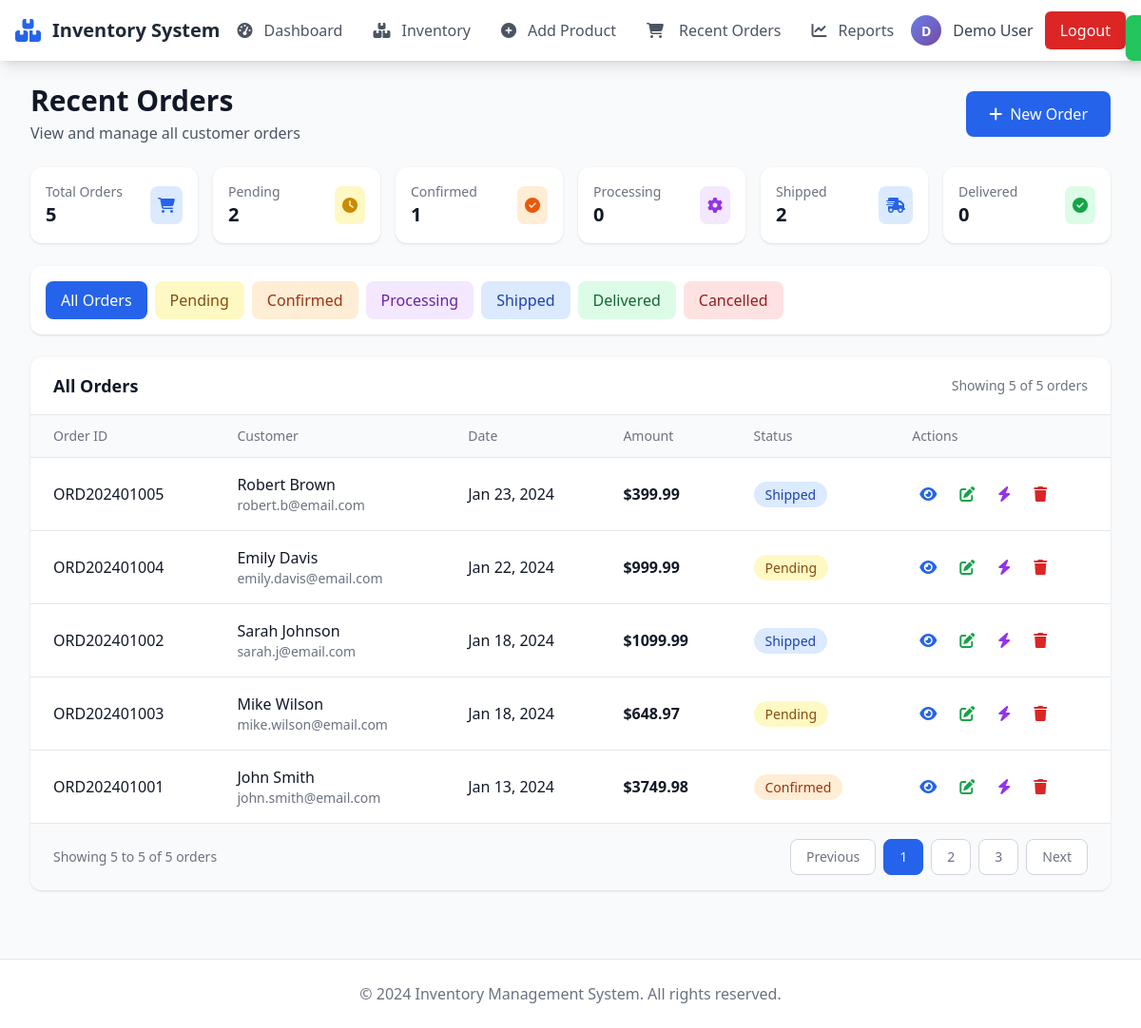
The page /orders (signed in) on the database as committed earlier.
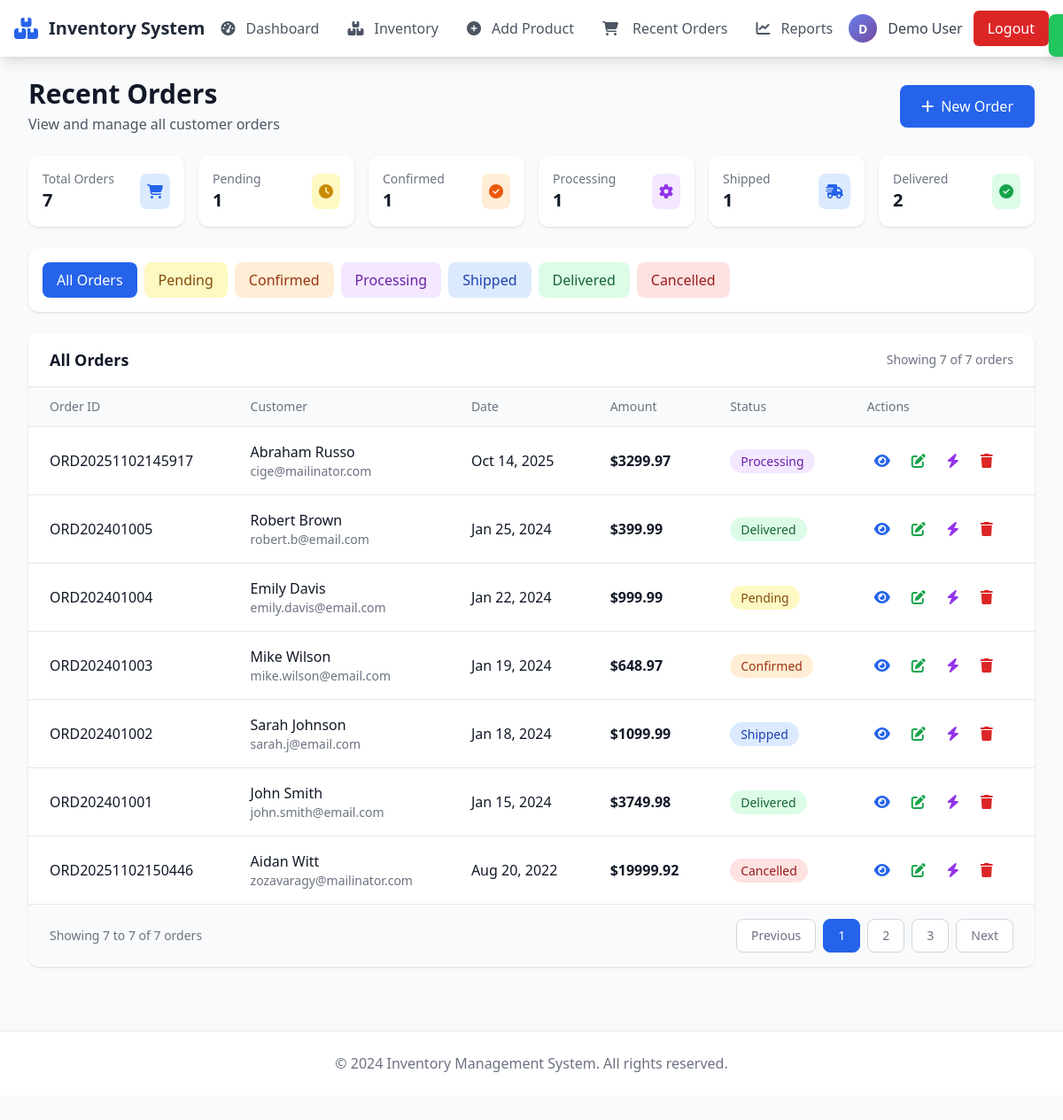
The same page on the database as committed later.
### app.py (models this page shows)
class Order(db.Model):
    __tablename__ = 'orders'
    id = db.Column(db.Integer, primary_key=True)
    order_id = db.Column(db.String(20), unique=True, nullable=False)
    customer_name = db.Column(db.String(100), nullable=False)
    customer_email = db.Column(db.String(100))
    customer_phone = db.Column(db.String(20))
    order_date = db.Column(db.DateTime, nullable=False, default=datetime.utcnow)
    amount = db.Column(db.Float, nullable=False)
    status = db.Column(db.String(20), nullable=False, default='Pending')
    tracking_number = db.Column(db.String(50))
    shipping_address = db.Column(db.Text)
    notes = db.Column(db.Text)
    created_at = db.Column(db.DateTime, default=datetime.utcnow)
    updated_at = db.Column(db.DateTime, default=datetime.utcnow, onupdate=datetime.utcnow)
    items = db.relationship('OrderItem', backref='order', cascade='all, delete-orphan')

### app.py (the view)
@app.route('/orders')
def orders():
    if 'user_id' not in session:
        return redirect(url_for('login'))
    orders_list = Order.query.order_by(Order.order_date.desc()).all()
    return render_template('recent_orders.html', orders=orders_list)

### templates/recent_orders.html (shortened to what this page needs)
{% extends "base.html" %}
{% block content %}
<div class="space-y-6">
    <div class="flex justify-between items-center">
        <div>
            <h1 class="text-3xl font-bold text-gray-900">Recent Orders</h1>
            <p class="text-gray-600 mt-1">View and manage all customer orders</p>
        </div>
        <div class="flex space-x-4">
            <a href="{{ url_for('create_order') }}"
               class="bg-blue-600 text-white px-6 py-3 rounded-lg hover:bg-blue-700 transition-colors flex items-center">
                <i class="fas fa-plus mr-2"></i>
                New Order
            </a>
        </div>
    </div>
    <div class="grid grid-cols-1 md:grid-cols-6 gap-4">
        <div class="bg-white rounded-xl shadow p-4">
            <div class="flex items-center justify-between">
                <div>
                    <p class="text-sm text-gray-500">Total Orders</p>
                    <p class="text-xl font-bold text-gray-900">{{ orders|length }}</p>
                </div>
                <div class="bg-blue-100 p-2 rounded-lg">
                    <i class="fas fa-shopping-cart text-blue-600"></i>
                </div>
            </div>
        </div>
        <div class="bg-white rounded-xl shadow p-4">
            <div class="flex items-center justify-between">
                <div>
                    <p class="text-sm text-gray-500">Pending</p>
                    <p class="text-xl font-bold text-gray-900">{{ orders|selectattr('status', 'equalto', 'Pending')|list|length }}</p>
                </div>
                <div class="bg-yellow-100 p-2 rounded-lg">
                    <i class="fas fa-clock text-yellow-600"></i>
                </div>
            </div>
        </div>
        <div class="bg-white rounded-xl shadow p-4">
            <div class="flex items-center justify-between">
                <div>
                    <p class="text-sm text-gray-500">Confirmed</p>
                    <p class="text-xl font-bold text-gray-900">{{ orders|selectattr('status', 'equalto', 'Confirmed')|list|length }}</p>
                </div>
                <div class="bg-orange-100 p-2 rounded-lg">
                    <i class="fas fa-check-circle text-orange-600"></i>
                </div>
            </div>
        </div>
        <div class="bg-white rounded-xl shadow p-4">
            <div class="flex items-center justify-between">
                <div>
                    <p class="text-sm text-gray-500">Processing</p>
                    <p class="text-xl font-bold text-gray-900">{{ orders|selectattr('status', 'equalto', 'Processing')|list|length }}</p>
                </div>
                <div class="bg-purple-100 p-2 rounded-lg">
                    <i class="fas fa-cog text-purple-600"></i>
                </div>
            </div>
        </div>
        <div class="bg-white rounded-xl shadow p-4">
            <div class="flex items-center justify-between">
                <div>
                    <p class="text-sm text-gray-500">Shipped</p>
                    <p class="text-xl font-bold text-gray-900">{{ orders|selectattr('status', 'equalto', 'Shipped')|list|length }}</p>
                </div>
                <div class="bg-blue-100 p-2 rounded-lg">
                    <i class="fas fa-shipping-fast text-blue-600"></i>
                </div>
            </div>
        </div>
        <div class="bg-white rounded-xl shadow p-4">
            <div class="flex items-center justify-between">
                <div>
                    <p class="text-sm text-gray-500">Delivered</p>
                    <p class="text-xl font-bold text-gray-900">{{ orders|selectattr('status', 'equalto', 'Delivered')|list|length }}</p>
                </div>
                <div class="bg-green-100 p-2 rounded-lg">
                    <i class="fas fa-check-circle text-green-600"></i>
                </div>
            </div>
        </div>
    </div>
    <div class="bg-white rounded-xl shadow p-4">
        <div class="flex flex-wrap gap-2">
            <button onclick="filterOrders('all')" class="status-filter px-4 py-2 rounded-lg bg-blue-100 text-blue-800 hover:bg-blue-200 transition-colors font-medium" data-status="all">
                All Orders
            </button>
            <button onclick="filterOrders('Pending')" class="status-filter px-4 py-2 rounded-lg bg-yellow-100 text-yellow-800 hover:bg-yellow-200 transition-colors" data-status="Pending">
                Pending
            </button>
            <button onclick="filterOrders('Confirmed')" class="status-filter px-4 py-2 rounded-lg bg-orange-100 text-orange-800 hover:bg-orange-200 transition-colors" data-status="Confirmed">
                Confirmed
            </button>
            <button onclick="filterOrders('Processing')" class="status-filter px-4 py-2 rounded-lg bg-purple-100 text-purple-800 hover:bg-purple-200 transition-colors" data-status="Processing">
                Processing
            </button>
            <button onclick="filterOrders('Shipped')" class="status-filter px-4 py-2 rounded-lg bg-blue-100 text-blue-800 hover:bg-blue-200 transition-colors" data-status="Shipped">
                Shipped
            </button>
            <button onclick="filterOrders('Delivered')" class="status-filter px-4 py-2 rounded-lg bg-green-100 text-green-800 hover:bg-green-200 transition-colors" data-status="Delivered">
                Delivered
            </button>
            <button onclick="filterOrders('Cancelled')" class="status-filter px-4 py-2 rounded-lg bg-red-100 text-red-800 hover:bg-red-200 transition-colors" data-status="Cancelled">
                Cancelled
            </button>
        </div>
    </div>
    <div class="bg-white rounded-xl shadow overflow-hidden">
        <div class="px-6 py-4 border-b border-gray-200 flex justify-between items-center">
            <h2 class="text-lg font-semibold text-gray-900">All Orders</h2>
            <div class="text-sm text-gray-500">
                Showing <span id="showingCount">{{ orders|length }}</span> of {{ orders|length }} orders
            </div>
        </div>
        <div class="overflow-x-auto">
            <table class="w-full">
                <thead>
                    <tr class="bg-gray-50 border-b border-gray-200">
                        <th class="px-6 py-3 text-left text-sm font-medium text-gray-500">Order ID</th>
                        <th class="px-6 py-3 text-left text-sm font-medium text-gray-500">Customer</th>
                        <th class="px-6 py-3 text-left text-sm font-medium text-gray-500">Date</th>
                        <th class="px-6 py-3 text-left text-sm font-medium text-gray-500">Amount</th>
                        <th class="px-6 py-3 text-left text-sm font-medium text-gray-500">Status</th>
                        <th class="px-6 py-3 text-left text-sm font-medium text-gray-500">Actions</th>
                    </tr>
                </thead>
                <tbody class="divide-y divide-gray-200" id="ordersTableBody">
                    {% for order in orders %}
                    <tr class="hover:bg-gray-50 transition-colors order-row" id="order-{{ order.id }}" data-status="{{ order.status }}">
                        <td class="px-6 py-4">
                            <div class="font-medium text-gray-900">{{ order.order_id }}</div>
                        </td>
                        <td class="px-6 py-4">
                            <div class="font-medium text-gray-900">{{ order.customer_name }}</div>
                            <div class="text-sm text-gray-500">{{ order.customer_email }}</div>
                        </td>
                        <td class="px-6 py-4 text-gray-900">{{ order.order_date.strftime('%b %d, %Y') }}</td>
                        <td class="px-6 py-4">
                            <div class="font-semibold text-gray-900">${{ "%.2f"|format(order.amount) }}</div>
                        </td>
                        <td class="px-6 py-4">
                            <span class="px-3 py-1 text-sm font-medium rounded-full
                                {% if order.status == 'Delivered' %}bg-green-100 text-green-800
                                {% elif order.status == 'Pending' %}bg-yellow-100 text-yellow-800
                                {% elif order.status == 'Confirmed' %}bg-orange-100 text-orange-800
                                {% elif order.status == 'Processing' %}bg-purple-100 text-purple-800
                                {% elif order.status == 'Shipped' %}bg-blue-100 text-blue-800
                                {% elif order.status == 'Cancelled' %}bg-red-100 text-red-800
                                {% else %}bg-gray-100 text-gray-800{% endif %}">
                                {{ order.status }}
                            </span>
                        </td>
                        <td class="px-6 py-4">
                            <div class="flex space-x-2">
                                <button onclick="viewOrderDetails({{ order.id }})"
                                        class="p-2 text-blue-600 hover:text-blue-800 hover:bg-blue-50 rounded-lg transition-colors"
                                        title="View Order Details">
                                    <i class="fas fa-eye"></i>
                                </button>
                                <button onclick="openEditModal('{{ order.order_id }}', {{ order.id }})"
                                        class="p-2 text-green-600 hover:text-green-800 hover:bg-green-50 rounded-lg transition-colors"
                                        title="Edit Order">
                                    <i class="fas fa-edit"></i>
                                </button>
                                <div class="relative group">
                                    <button class="p-2 text-purple-600 hover:text-purple-800 hover:bg-purple-50 rounded-lg transition-colors"
                                            title="Quick Status Update">
                                        <i class="fas fa-bolt"></i>
                                    </button>
                                </div>
                                <button onclick="deleteOrder({{ order.id }}, '{{ order.order_id }}', '{{ order.customer_name }}')"
                                        class="p-2 text-red-600 hover:text-red-800 hover:bg-red-50 rounded-lg transition-colors"
                                        title="Delete Order">
                                    <i class="fas fa-trash"></i>
                                </button>
                            </div>
                        </td>
                    </tr>
                    {% endfor %}
                </tbody>
            </table>
        </div>
        <div class="px-6 py-4 border-t border-gray-200 bg-gray-50">
            <div class="flex justify-between items-center">
                <div class="text-sm text-gray-500">
                    Showing <span id="tableCount">{{ orders|length }}</span> to {{ orders|length }} of {{ orders|length }} orders
                </div>
                <div class="flex space-x-2">
                    <button class="px-4 py-2 text-sm font-medium text-gray-500 bg-white border border-gray-300 rounded-lg hover:bg-gray-50 transition-colors">
                        Previous
                    </button>
                    <button class="px-4 py-2 text-sm font-medium text-white bg-blue-600 border border-blue-600 rounded-lg hover:bg-blue-700 transition-colors">
                        1
                    </button>
                    <button class="px-4 py-2 text-sm font-medium text-gray-500 bg-white border border-gray-300 rounded-lg hover:bg-gray-50 transition-colors">
                        2
                    </button>
                    <button class="px-4 py-2 text-sm font-medium text-gray-500 bg-white border border-gray-300 rounded-lg hover:bg-gray-50 transition-colors">
                        3
                    </button>
                    <button class="px-4 py-2 text-sm font-medium text-gray-500 bg-white border border-gray-300 rounded-lg hover:bg-gray-50 transition-colors">
                        Next
                    </button>
                </div>
            </div>
        </div>
    </div>
</div>
<div id="successNotification" class="fixed top-4 right-4 bg-green-500 text-white px-6 py-3 rounded-lg shadow-lg transform translate-x-full transition-transform duration-300 z-50">
</div>
{% endblock %}

Rows that differ between the two databases and show on the page:
added Order: order_id "ORD20251102145917", customer_name "Abraham Russo", customer_email "cige@mailinator.com", order_date "Oct 14, 2025", amount "3299.97", status "Processing"
changed Order "ORD202401005": order_date "Jan 23, 2024" → "Jan 25, 2024"; status "Shipped" → "Delivered"
changed Order "ORD202401003": order_date "Jan 18, 2024" → "Jan 19, 2024"; status "Pending" → "Confirmed"; moves up the list
changed Order "ORD202401001": order_date "Jan 13, 2024" → "Jan 15, 2024"; status "Confirmed" → "Delivered"
added Order: order_id "ORD20251102150446", customer_name "Aidan Witt", customer_email "zozavaragy@mailinator.com", order_date "Aug 20, 2022", amount "19999.92", status "Cancelled"
Other text that changed with them:
{{ orders|length }}: "5" → "7"
{{ orders|selectattr('status', 'equalto', 'Pending')|list|length }}: "2" → "1"
{{ orders|selectattr('status', 'equalto', 'Processing')|list|length }}: "0" → "1"
{{ orders|selectattr('status', 'equalto', 'Shipped')|list|length }}: "2" → "1"
{{ orders|selectattr('status', 'equalto', 'Delivered')|list|length }}: "0" → "2"
